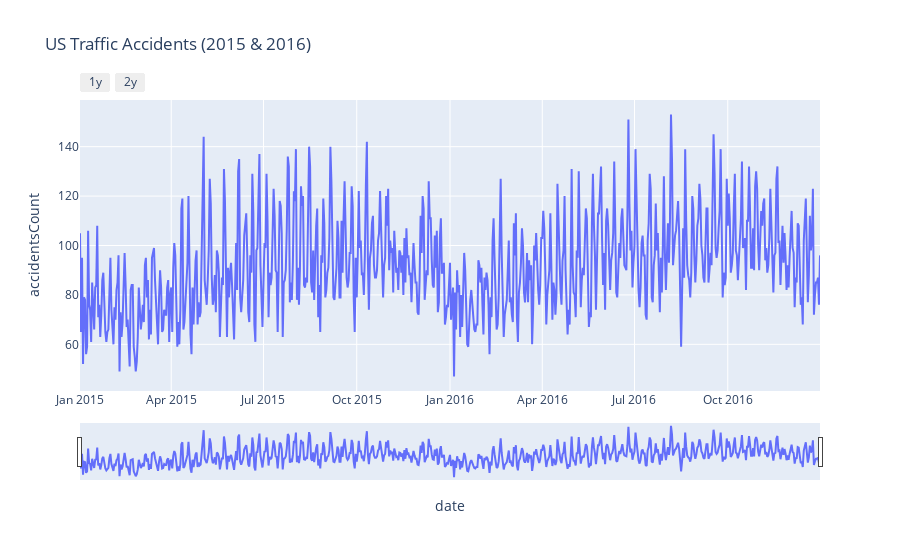

The cell this chart's notebook holds for it:
### Markdown cell above
I made this interactive graph of traffic accident numbers to see the two years (2015 & 2016) together.

### Code cell
fig = px.line(accidents_2015_2016.reset_index(), x='date', y='accidentsCount', title='US Traffic Accidents (2015 & 2016)')

fig.update_xaxes(
    rangeslider_visible = True,
    rangeselector = dict(
        buttons = list([
              dict(count=1, label='1y', step="year", stepmode="backward"),
              dict(count=2, label='2y', step="year", stepmode="backward"),
        ])
    )
)

### Figure 1 — Plotly figure (JSON) as saved in the notebook; plotly's stock layout.template omitted (floating-point values rounded to 4 significant figures; data arrays with more than 128 entries replaced by an {"elided": "..."} marker saying what was removed)
{"data": [{"hovertemplate": "date=%{x}<br>accidentsCount=%{y}<extra></extra>", "legendgroup": "", "line": {"color": "#636efa", "dash": "solid"}, "marker": {"symbol": "circle"}, "mode": "lines", "name": "", "orientation": "v", "showlegend": false, "type": "scatter", "x": {"elided": "731 str values"}, "xaxis": "x", "y": {"elided": "731 int values"}, "yaxis": "y"}], "layout": {"legend": {"tracegroupgap": 0}, "title": {"text": "US Traffic Accidents (2015 & 2016)"}, "xaxis": {"anchor": "y", "domain": [0, 1], "rangeselector": {"buttons": [{"count": 1, "label": "1y", "step": "year", "stepmode": "backward"}, {"count": 2, "label": "2y", "step": "year", "stepmode": "backward"}]}, "rangeslider": {"visible": true}, "title": {"text": "date"}}, "yaxis": {"anchor": "x", "domain": [0, 1], "title": {"text": "accidentsCount"}}}}
